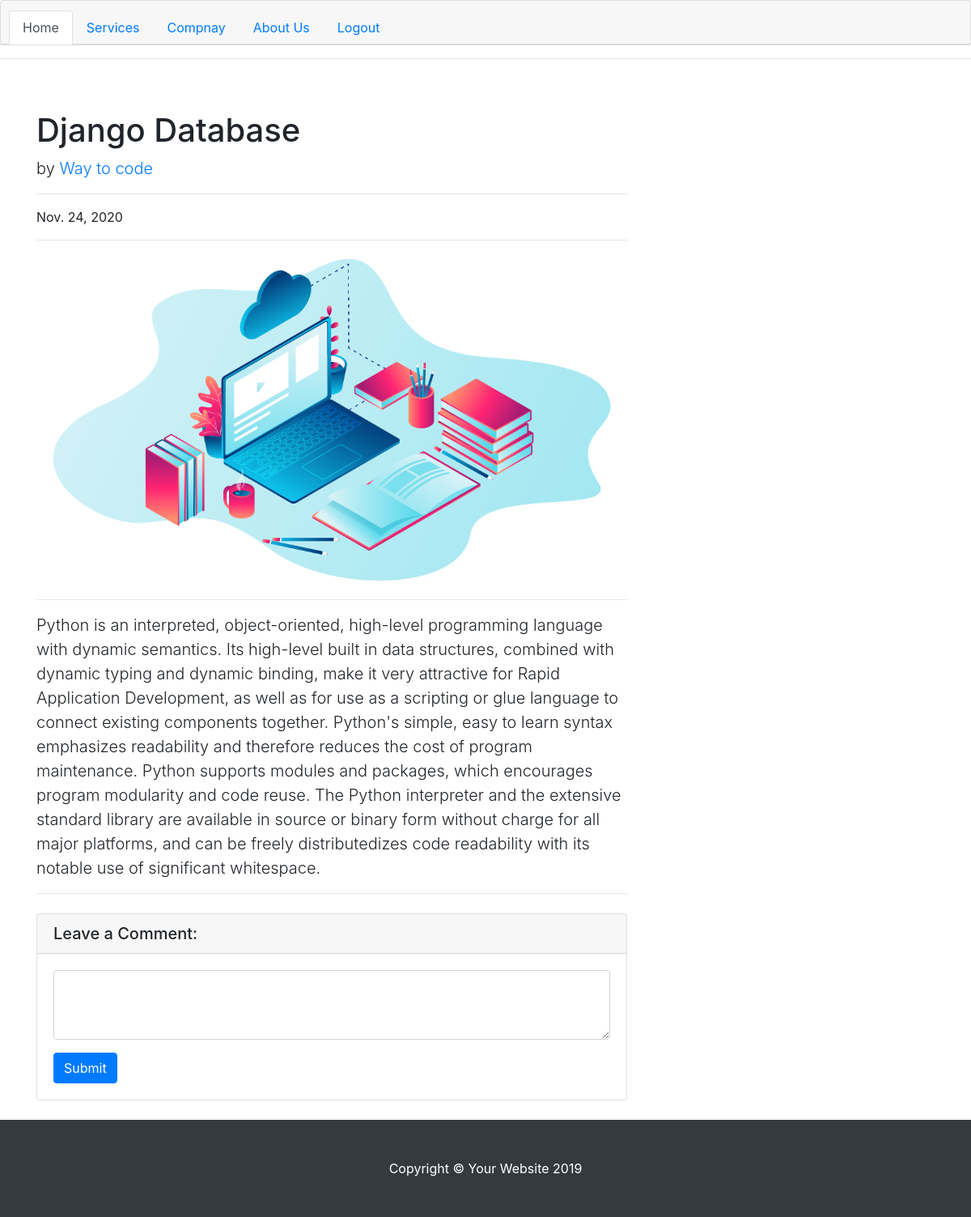
The app's page /readmore/2 with its own data.
### myapp/models.py (models this page shows)
class Blog(models.Model):
    userid = models.ForeignKey(User,on_delete=models.CASCADE)
    image = models.ImageField(upload_to='images/')
    title = models.CharField('Blog Title',max_length=100)
    description  = models.TextField('PostBlog')
    posted_date = models.DateField(default=date.today)
    name = models.CharField(max_length=50)

### myapp/views.py (the view, shortened to what this page needs)
# urls.py: path('readmore/<int:id>', views.readmore, name='readmore'),
def readmore(request,id):
    data = Blog.objects.get(id=id)
    comment = Comment.objects.all().filter(post_id=id)
    return render(request,'readmore.html', {'data':data,'comment':comment})

### myapp/templates/readmore.html (shortened to what this page needs)
<!DOCTYPE html>
<html lang="en">
<head>
  <link rel="stylesheet" href="https://stackpath.bootstrapcdn.com/bootstrap/4.3.1/css/bootstrap.min.css">
</head>
<body>
{% include 'header.html' %}
  <hr><br>
  <div class="container">
    <div class="row">
      <div class="col-lg-8">
        <h1 class="mt-4">{{ data.title }}</h1>
        <p class="lead">
          by
          <a href="#">Way to code</a>
        </p>
        <hr>
        <p>{{data.posted_date}}</p>
        <hr>
        <img class="img-fluid rounded" src="{{data.image.url}}" alt="">
        <hr>
        <p class="lead">{{data.description}}</p>
        <hr>
        <div class="card my-4">
          <h5 class="card-header">Leave a Comment:</h5>
          <div class="card-body">
            <form method="POST" action="{% url 'readmore' data.id %}">
              <div class="form-group">
                <textarea class="form-control" rows="3" name="message"></textarea>
              </div>
              <button type="submit" class="btn btn-primary">Submit</button>
            </form>
          </div>
        </div>
        </div>
      </div>
      </div>
  <footer class="py-5 bg-dark">
    <div class="container">
      <p class="m-0 text-center text-white">Copyright &copy; Your Website 2019</p>
    </div>
  </footer>
</body>
</html>

### records on screen
Blog: title "Django Database", posted_date "Nov. 24, 2020", image (picture), description "Python is an interpreted, object-oriented, high-level programming language with dynamic semantics. Its high-level built in data structures, combined with dynamic typing and dynamic binding, make it very attractive for Rapid Application Development, as well as for use as a scripting or glue language to connect existing components together. Python's simple, easy to learn syntax emphasizes readability and therefore reduces the cost of program maintenance. Python supports modules and packages, which encourages program modularity and code reuse. The Python interpreter and the extensive standard library are available in source or binary form without charge for all major platforms, and can be…"
